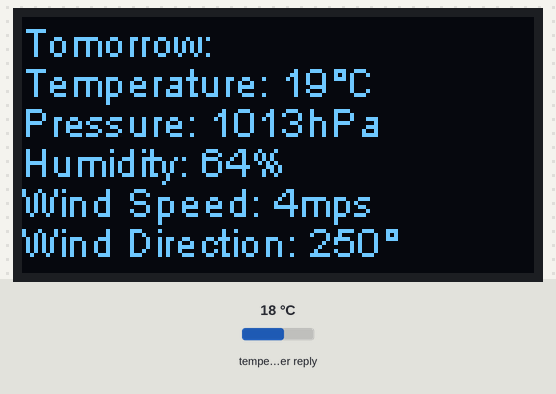
Simulated run of this sketch. Board: ESP32. Shown: 128×64 one-colour display. The inputs (shaded band) are chosen by the test bench; at power-on: temperature in the weather reply 18 °C. WiFi joins after 1.5 s; servers stay silent unless stated; web services answer with replies made up by the test bench; what the sketch prints to the serial monitor is not drawn.

Above: at 5.9 s.

The sketch:

API_weather.ino
```cpp
/**
 * BasicHTTPClient.ino
 *
 *  Created on: 24.05.2015
 *
 */

#include <Arduino.h>

#include <WiFi.h>
#include <WiFiMulti.h>

#include <HTTPClient.h>

#include <ArduinoJson.h>

#include "Arduino.h"
#include "heltec.h"


#define ssid "UES"
#define pass "ues_2022"

WiFiMulti wifiMulti;

const int Pin = 0;

int currTemp;
int currPres;
int currHumd;
int currWSpd;
int currWDir;

int nextTemp;
int nextPres;
int nextHumd;
int nextWSpd;
int nextWDir;

int btnState = 0;
int fl = 0;

void setup() {
    Heltec.begin(true /*DisplayEnable Enable*/, false /*LoRa Disable*/, false /*Serial Enable*/);
    Heltec.display->flipScreenVertically();
    Heltec.display->setFont(ArialMT_Plain_24);

    Serial.begin(115200);

    for(uint8_t t = 4; t > 0; t--) {
        Serial.printf("[SETUP] WAIT %d...\n", t);
        Serial.flush();
        delay(1000);
    }

    wifiMulti.addAP(ssid, pass);

    if((wifiMulti.run() == WL_CONNECTED)) {

        HTTPClient http;

        Serial.print("[HTTP] begin...\n");
        http.begin("https://api.openweathermap.org/data/2.5/forecast?id=524901&appid=54d26bc588d740c3bff55fe2a7a9f975");
        Serial.print("[HTTP] GET...\n");

        int httpCode = http.GET();
        if(httpCode > 0) {
            Serial.printf("[HTTP] GET... code: %d\n", httpCode);
            if(httpCode == HTTP_CODE_OK) {
                //String payload = http.getString();

                DynamicJsonDocument doc(16384);
                deserializeJson(doc, http.getString());

                currTemp = doc["list"][0]["main"]["temp"];
                currPres = doc["list"][0]["main"]["pressure"];
                currHumd = doc["list"][0]["main"]["humidity"];
                currWSpd = doc["list"][0]["wind"]["speed"];
                currWDir = doc["list"][0]["wind"]["deg"];

                nextTemp = doc["list"][8]["main"]["temp"];
                nextPres = doc["list"][8]["main"]["pressure"];
                nextHumd = doc["list"][8]["main"]["humidity"];
                nextWSpd = doc["list"][8]["wind"]["speed"];
                nextWDir = doc["list"][8]["wind"]["deg"];

                /*
                Serial.println(String(currTemp));
                Serial.println(String(currPres));
                Serial.println(String(currHumd));
                Serial.println(String(currWSpd));
                Serial.println(String(currWDir));

                Serial.println(String(nextTemp));
                Serial.println(String(nextPres));
                Serial.println(String(nextHumd));
                Serial.println(String(nextWSpd));
                Serial.println(String(nextWDir));
                */

            }
        }
        else {
            Serial.printf("[HTTP] GET... failed, error: %s\n", http.errorToString(httpCode).c_str());
        }

        http.end();
    }

}

void loop() {
    if(!digitalRead(Pin)){
        if(fl){
            fl = 0;
            btnState = !btnState;
        }
    }
    else{
        fl = 1;
    }

    Heltec.display->clear();
    Heltec.display->setFont(ArialMT_Plain_10);

    if(btnState){
        Heltec.display->clear();
        Heltec.display->setFont(ArialMT_Plain_10);
        Heltec.display->drawString(0, 0, "Current:");
        Heltec.display->drawString(0, 10, "Temperature: " + String(currTemp - 273) + "°C");
        Heltec.display->drawString(0, 20, "Pressure: " + String(currPres) + "hPa");
        Heltec.display->drawString(0, 30, "Humidity: " + String(currHumd) + "%");
        Heltec.display->drawString(0, 40, "Wind Speed: " + String(currWSpd) + "mps");
        Heltec.display->drawString(0, 50, "Wind Direction: " + String(currWDir) + "°");
    }
    else{
        Heltec.display->drawString(0, 0, "Tomorrow:");
        Heltec.display->drawString(0, 10, "Temperature: " + String(nextTemp - 273) + "°C");
        Heltec.display->drawString(0, 20, "Pressure: " + String(nextPres) + "hPa");
        Heltec.display->drawString(0, 30, "Humidity: " + String(nextHumd) + "%");
        Heltec.display->drawString(0, 40, "Wind Speed: " + String(nextWSpd) + "mps");
        Heltec.display->drawString(0, 50, "Wind Direction: " + String(nextWDir) + "°");

    }
    Heltec.display->display();

    delay(100);
}
```
